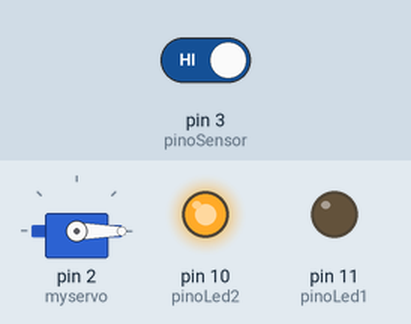
Bench run of a sketch on a simulated Arduino Uno, built with avr-gcc and run on an emulated ATmega328P. Shown: servo, output pins drawn as LEDs (lit = HIGH). Inputs (shaded band) come from the test bench; at power-on: pin 3 (pinoSensor) HIGH.

Above: at 1.2 s.
1.3 s: pin 3 (pinoSensor) driven LOW
At 1.9 s:
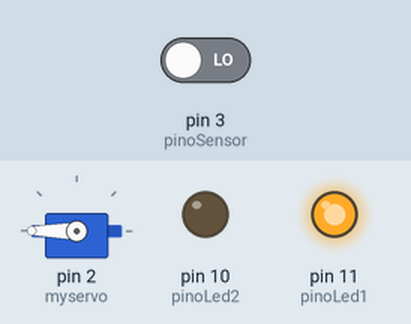
2.8 s: pin 3 (pinoSensor) driven HIGH
At 4.2 s:
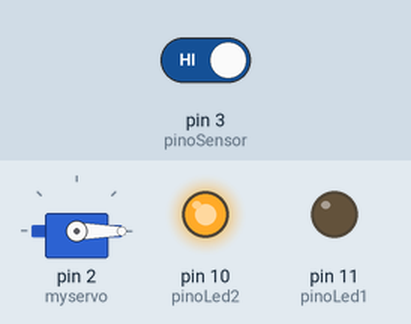
Timing chart, 0 to 5.8 s (numbered marks = the images above; inputs shaded):
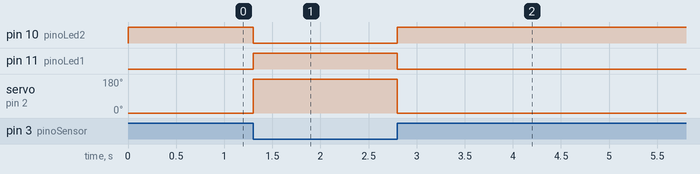

The sketch:

gas.ino
```cpp
#include <Servo.h>

const int pinoLed1 = 11; //PINO DIGITAL UTILIZADO PELO LED
const int pinoSensor = 3; //PINO DIGITAL UTILIZADO PELO SENSOR
const int pinoLed2 = 10; //PINO DIGITAL UTILIZADO PELO LED

Servo myservo;


void setup() {
   myservo.attach(2);  // Diz que o objeto "myservo" está ligado ao pino 9
pinMode(pinoSensor, INPUT); //DEFINE O PINO COMO ENTRADA
  pinMode(pinoLed1, OUTPUT); //DEFINE O PINO COMO SAÍDA
  digitalWrite(pinoLed1, LOW); //LED INICIA DESLIGADO
  pinMode(pinoLed2, OUTPUT); //DEFINE O PINO COMO SAÍDA
  digitalWrite(pinoLed2, HIGH); //LED INICIA DESLIGADO
  myservo.write(0); // Comando para mandar o servo para posição 0

}

void loop() {
  if(digitalRead(pinoSensor) == LOW)
     {
      digitalWrite(pinoLed1, HIGH); //ACENDE O LED
  digitalWrite(pinoLed2, LOW);
  myservo.write(180);

  }else

  { //SENÃO, FAZ

    digitalWrite(pinoLed1, LOW); //APAGA O LED
  digitalWrite(pinoLed2, HIGH);
  myservo.write(0);


  }


}
```

Measured:
- after the input at 1.3 s, pin 10 (pinoLed2): HIGH → LOW at once; pin 11 (pinoLed1): LOW → HIGH at once; servo on pin 2 (myservo): 0° → 180° at once
- after the input at 2.8 s, pin 10 (pinoLed2): LOW → HIGH at once; pin 11 (pinoLed1): HIGH → LOW at once; servo on pin 2 (myservo): 180° → 0° at once
